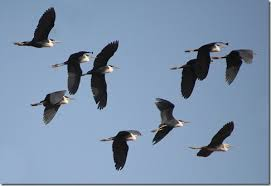
#> input picture bird images/bird 1.jpg, 271 x 186 px; its folder holds only this picture in this run
$ python hw2.py
#> lines starting #> are read from the running program, lines starting #| are printed output that depends on the picture; after the words box and inside, x2 and y2 are one past the last pixel; in counts of white or black regions, pixels touching at a corner belong together
import os
import glob
import cv2
import math
from matplotlib import pyplot as plt
import numpy as np
np.seterr(divide='ignore', invalid='ignore')

import sys
sys.setrecursionlimit(10**5)

# Rıdvan SIRMA
# 504181566

def read_all_image_files():
    current_working_directory = os.path.dirname(os.path.realpath(__file__))
    image_folder_name = "/bird images"
    images_directory = current_working_directory+image_folder_name

    all_image_files = glob.glob(images_directory + "/*")
    return all_image_files

def get_grayscale_image(image_file):
#> called with image_file = 'bird images/bird 1.jpg'
    image = cv2.imread(image_file)
#> image is the input picture: shape (186, 271, 3); mean B, G, R 171.3, 145.7, 124.7
    return cv2.cvtColor(image, cv2.COLOR_BGR2GRAY)
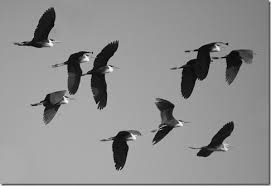
#> returned value: shape (186, 271); min 1, max 252, mean 142.4

def calculateHistogram(image):
    h = np.zeros((256,1), dtype=np.float128)  # histogram
    for g in range(0, 256):
        h[g, 0] = (image[:, :] == g).sum()
    return h #/ image.size

def Kmeans(image,clustersPoints):
    h = image.shape[0]
#> h = 186
    w = image.shape[1]
#> w = 271
    pointAndCluster = np.zeros([h, w, 2], dtype=np.uint8)
    oldClusterPoints = [0, 0]
    iteration = 0
    while (set(clustersPoints) != set(oldClusterPoints)):
        #print("iter: " + str(iteration) + "\n")
        iteration = iteration + 1
        for y in range(0, h):
            for x in range(0, w):
                point = image[y, x]
                closestIndexAndValue = min(enumerate(clustersPoints), key=lambda x: abs(x[1] - point))
                pointAndCluster[y, x] = (point, closestIndexAndValue[0])
        for i in range(0, len(clustersPoints)):
            list = []  # list of the points which are in the cluster i
            [list.append(pac[0]) for j in range(0, h) for pac in pointAndCluster[j] if pac[1] == i]
            mean = int(sum(list) / len(list))
            oldClusterPoints[i] = clustersPoints[i]
            clustersPoints[i] = mean
#> after the loop, clustersPoints = [40, 156]; iteration = 6; oldClusterPoints = [40, 156]
            #print("Cluster["+str(i)+"]: "+str(clustersPoints[i]))
    Ikmeans = image.copy()
    for y in range(0, h):
        for x in range(0, w):
            for i in range(0, len(clustersPoints)):
                if (pointAndCluster[y, x, 1] == i):
                    Ikmeans[y, x] = 1-i
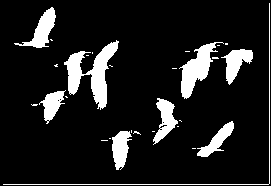
#> Ikmeans: shape (186, 271); values 0 (black) and 1 (white), 12.1% white; 29 white regions (20 under 20 px), largest, box (x1, y1, x2, y2) and area: (64, 40, 119, 110) 1452, (179, 42, 224, 99) 968, (14, 7, 56, 48) 613
    return Ikmeans
def GetValidNeighbours(x, y, binary_image):
    dx = [1, 0, -1,  0, -1, -1, 1,  1]
    dy = [0, 1,  0, -1,  1, -1, 1, -1]
    r, c = binary_image.shape
    result = []
    for k in range(8):
        nx, ny = x + dx[k], y + dy[k]
        if (nx >= 0 and nx < r and ny >= 0 and ny < c):
            result.append((nx,ny))
    return result


def ConnectedComponents(binary_image):
    x,y = binary_image.shape
    #print("Image shape: " , x, ", ", y)
    labeled_image = np.zeros((x,y), dtype=np.uint8)
    n=1;
    for i in range(0,x):
        for j in range(0,y):
            if(labeled_image[i,j] == 0 and binary_image[i,j] != 0):
                Label(i,j,n,binary_image,labeled_image)
                n = n + 1
    return labeled_image

def Label(x_start, y_start, n, binary_image, labeled_image):
    labeled_image[x_start,y_start] = n
    #print("Coordinate " , x_start, "and ", y_start, "labeled as", n)
    for point in GetValidNeighbours(x_start,y_start,binary_image):
        if(labeled_image[point] == 0 and binary_image[point] != 0):
            Label(point[0], point[1], n, binary_image, labeled_image)

def erose(image, kernel_size):
#> called with kernel_size = 3
    r,c = image.shape
#> r = 186; c = 271
    output = np.zeros((r-2,c-2))
    kernel = np.ones((kernel_size, kernel_size))
    a = math.floor(kernel_size /2)
    b = math.ceil(kernel_size /2)

    for x in range(1, r-1):
        for y in range(1, c-1):
            if(np.sum(np.multiply(image[x-a:x+b,y-a:y+b], kernel)) - image[x,y] == 8):
                output[x-1,y-1]= 1
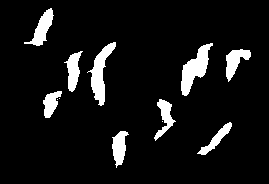
#> output: shape (184, 269) float64; values 0 (black) and 1 (white), 8.1% white; 12 white regions (3 under 20 px), largest, box (x1, y1, x2, y2) and area: (181, 43, 213, 96) 745, (87, 42, 116, 106) 688, (24, 8, 54, 46) 444

    return output

def dilote(image, kernel_size):
#> called with kernel_size = 3
    r,c = image.shape
#> r = 184; c = 269
    output = np.zeros((r-2,c-2))
    kernel = np.ones((kernel_size, kernel_size))
    a = math.floor(kernel_size /2)
    b = math.ceil(kernel_size /2)

    for x in range(1, r-1):
        for y in range(1, c-1):
            if(np.sum(np.multiply(image[x-a:x+b,y-a:y+b], kernel)) > 0 ):
                output[x-1,y-1]= 1
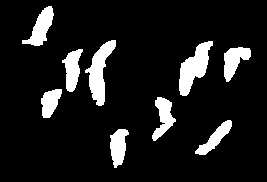
#> output: shape (182, 267) float64; values 0 (black) and 1 (white), 11% white; 9 white regions, largest, box (x1, y1, x2, y2) and area: (179, 41, 213, 96) 925, (85, 40, 116, 106) 892, (22, 6, 54, 46) 586

    return output

def open(image, kernel_size):
    return dilote(erose(image,kernel_size), kernel_size)

def close(image, kernel_size):
    return erose(dilote(image,kernel_size), kernel_size)

for image_file in read_all_image_files():
    print("Objects are counting for image: " + image_file)

    grayscale_image = get_grayscale_image(image_file)
    '''plt.imshow(grayscale_image)
    plt.show()
    print(grayscale_image.shape)'''


    clustersPoints=[50,250]
    binary_image =Kmeans(grayscale_image,clustersPoints)
    print("K-Means applied to: " + image_file)
    '''plt.imshow(binary_image)
    plt.show()'''

    opened_image = open(binary_image, 3)
    print("Opening applied to: " + image_file)
    '''plt.imshow(opened_image)
    plt.show()'''


    labeled_image = ConnectedComponents(opened_image)
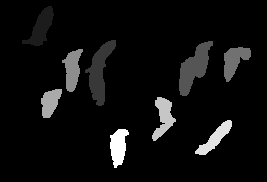
#> labeled_image: shape (182, 267); min 0, max 9, mean 0.494; drawn with min black and max white
    print("Image labeled: " + image_file)
    print("There are ", labeled_image.max(), "birds")
#| There are  9 birds
    plt.imshow(labeled_image)
    plt.show()

$ run again, on bird images/bird 2.jpg
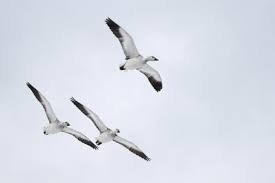
#> input picture bird images/bird 2.jpg, 275 x 183 px
#> in get_grayscale_image, image is the input picture: shape (183, 275, 3); mean B, G, R 232.7, 221.9, 217.8
#> after the loop in Kmeans, `while (set(clustersPoints) != set(oldClusterPoints)):`: clustersPoints = [84, 225]; iteration = 5; oldClusterPoints = [84, 225]
#> after the loop in Kmeans, `for y in range(0, h):`:
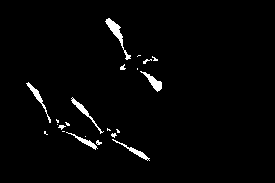
#> Ikmeans: shape (183, 275); values 0 (black) and 1 (white), 2.2% white; 22 white regions (13 under 20 px), largest, box (x1, y1, x2, y2) and area: (105, 18, 131, 60) 229, (140, 71, 162, 92) 152, (71, 97, 104, 134) 150
#> after the loop in dilote, `for x in range(1, r-1):`:
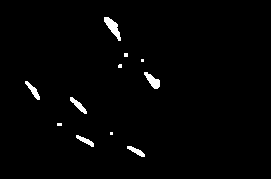
#> output: shape (179, 271) float64; values 0 (black) and 1 (white), 1.6% white; 11 white regions (5 under 20 px), largest, box (x1, y1, x2, y2) and area: (104, 17, 121, 41) 178, (144, 72, 160, 89) 137, (70, 97, 87, 114) 103, (25, 81, 40, 100) 101, (127, 146, 145, 157) 86, (76, 135, 94, 147) 85
#> after the loop in ConnectedComponents, `for i in range(0,x):`: n = 12
#| There are  11 birds

$ run again, on bird images/bird 3.bmp
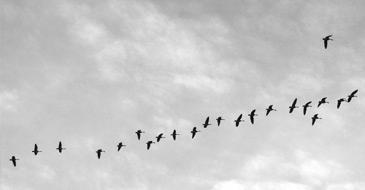
#> input picture bird images/bird 3.bmp, 365 x 190 px
#> in get_grayscale_image, image is the input picture: shape (190, 365, 3); min 0, max 255, mean 202.2
#> after the loop in Kmeans, `while (set(clustersPoints) != set(oldClusterPoints)):`: clustersPoints = [52, 203]; iteration = 4; oldClusterPoints = [52, 203]
#> after the loop in Kmeans, `for y in range(0, h):`:
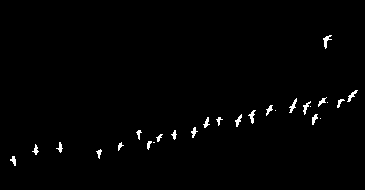
#> Ikmeans: shape (190, 365); values 0 (black) and 1 (white), 1.1% white in thin lines or dots, all inside (x1, y1, x2, y2) = (10, 35, 358, 166)
#> after the loop in dilote, `for x in range(1, r-1):`:
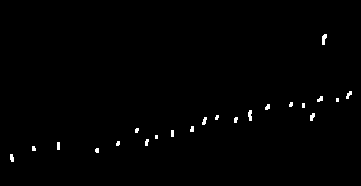
#> output: shape (186, 361) float64; values 0 (black) and 1 (white), 0.72% white; 22 white regions (9 under 20 px), largest, box (x1, y1, x2, y2) and area: (322, 34, 327, 45) 39, (248, 110, 252, 121) 36, (310, 113, 315, 121) 29
#> after the loop in ConnectedComponents, `for i in range(0,x):`: n = 23
#| There are  22 birds
